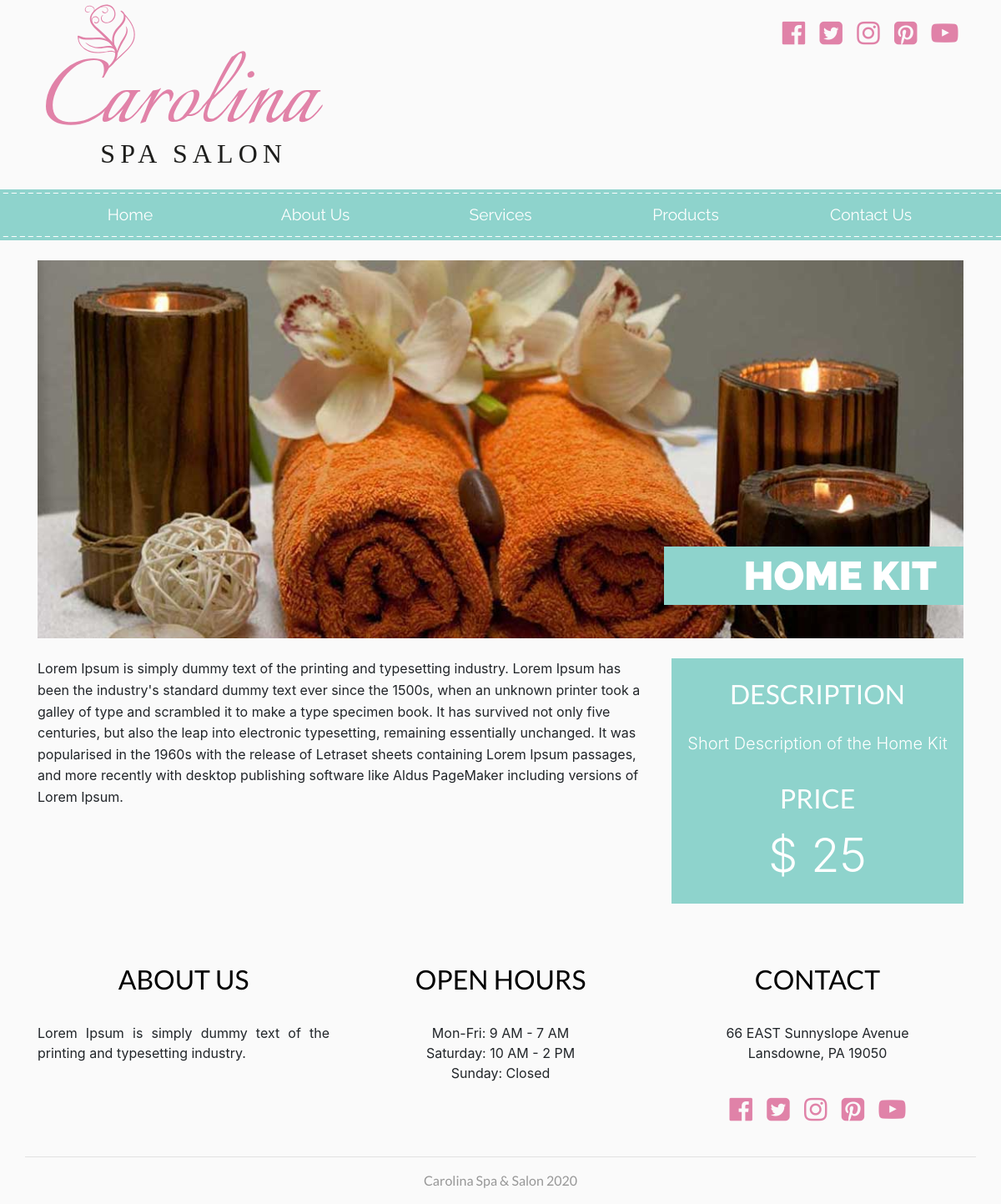
The app's page /product.php?product=1 with its own data.
### tables this page shows
CREATE TABLE `products` (
  `id` int(11) NOT NULL,
  `name` varchar(30) NOT NULL,
  `image_full` varchar(30) NOT NULL,
  `image_thumb` varchar(30) NOT NULL,
  `price` varchar(5) NOT NULL,
  `description` longtext NOT NULL,
  `short_description` varchar(50) NOT NULL
);

### product.php (the view, shortened to what this page needs)
<?php
	$id = $_GET['product'];
	try {
                require_once 'inc/db.php';
                $sql = 'SELECT `name`, `image_full`, `price`, `short_description`, `description` FROM `products` WHERE id = '.$id.' LIMIT 1 ';
                $result = $db->query($sql);
              } catch (Exception $e) {
                $error = $e->getMessage();
              }
              $rows = $result->num_rows;
              if(!$rows) {
                echo "No Results Found";
              } else {
                while ($product = $result->fetch_assoc()) {
    include 'templates/header.php';
    include 'templates/navigation.php';
?>
<div class="container pt-4">
	<div class="row no-gutters">
		<div class="col-12 hero">
			<img src="img/<?php echo $product['image_full']; ?>" class="img-fluid">
			<h2 class="text-uppercase d-none d-md-block"><?php echo $product['name']; ?></h2>
		</div>
	</div>
</div>
<div class="container py-4">
	<div class="row">
		<main class="col-lg-8 main-content">
			<p><?php echo $product['description']; ?></p>
		</main>
		<aside class="col-lg-4 pt-4 pt-lg-0 product_description">
			<h3 class="text-uppercase text-center mt-4">Description</h3>
			<p class="text-center lead p-3"><?php echo $product['short_description']; ?></p>
			<h3 class="text-uppercase text-center mt-2">Price</h3>
			<p class="display-4 text-center lead p-2">$ <?php echo $product['price']; ?></p>
		</aside>
	</div>
</div>
<?php
		}
	}
    include 'templates/footer.php'
?>

### templates/header.php (shortened to what this page needs)
<!DOCTYPE html>
<html lang="en">
  <head>
    <link rel="stylesheet" href="https://stackpath.bootstrapcdn.com/bootstrap/4.4.1/css/bootstrap.min.css">
    <link rel="stylesheet" href="css/font-awesome.min.css">
    <link rel="stylesheet" href="css/styles.css">
   </head>
  <body>
    <header class="side-header container">
        <div class="row justify-content-between">
              <div class="col-8 offset-2 col-lg-4 offset-lg-0">
                <a href="index.php">
                  <img src="img/logo.svg" class="img-fluid mx-auto d-block">
                </a>
              </div>
              <div class="col-12 col-lg-4">
                 <nav class="socials text-center text-md-right pt-3">
                   <ul>
                      <li><a href="http://facebook.com"><span class="sr-only">Facebook</span></a></li>
                      <li><a href="http://twitter.com"><span class="sr-only">Twitter</span></a></li>
                      <li><a href="http://instagram.com"><span class="sr-only">Instagram</span></a></li>
                      <li><a href="http://pinterest.com"><span class="sr-only">Pinterest</span></a></li>
                      <li><a href="http://youtube.com"><span class="sr-only">Youtube</span></a></li>
                    </ul>
                 </nav>
              </div>
        </div>
    </header>

### templates/navigation.php (shortened to what this page needs)
<div class="navigation mt-4 py-1">
    <nav class="main-nav py-1 navbar navbar-expand-lg navbar-light bg-faded">
      <?php
        $filename = basename($_SERVER['PHP_SELF']);
        $page = str_replace(".php", "", $filename);
      ?>
      <div class="container">
        <div class="collapse navbar-collapse" id="main-navigation">
            <ul class="nav nav-justified flex-column flex-sm-row">
                <li class="nav-item <?php echo ($page == 'index') ? 'active' : '' ?>">
                      <a href="index.php" class="nav-link">Home</a>
                </li>
                <li class="nav-item <?php echo ($page == 'index') ? 'about' : '' ?>">
                      <a href="about.php" class="nav-link">About Us</a>
                </li>
                <li class="nav-item <?php echo ($page == 'index') ? 'services' : '' ?>">
                      <a href="services.php" class="nav-link">Services</a>
                </li>
                <li class="nav-item <?php echo ($page == 'index') ? 'products' : '' ?>">
                      <a href="products.php" class="nav-link">Products</a>
                </li>
                <li class="nav-item <?php echo ($page == 'index') ? 'contact' : '' ?>">
                      <a href="contact.php" class="nav-link">Contact Us</a>
                </li>
            </ul>
        </div>
      </div>
    </nav>
</div>

### css/styles.css (style rules this page uses)
body { background-color: #fafafa; }
.socials ul { list-style: none; }
.socials ul li { position: relative; display: inline-block; }
.socials ul li a::before { font-family: 'FontAwesome'; display: inline-block; vertical-align: top; padding: 0 .4rem; content: '\f08e'; color: #e082a8; -webkit-font-smoothing: antialiased; font-size: 2rem; }
.socials ul li a[href*="facebook.com"]::before { content: '\f230'; }
.socials ul li a[href*="twitter.com"]::before { content: '\f081'; }
.socials ul li a[href*="instagram.com"]::before { content: '\f16d'; }
.socials ul li a[href*="pinterest.com"]::before { content: '\f0d3'; }
.socials ul li a[href*="youtube.com"]::before { content: '\f16a'; }
.navigation { background-color: #8ed3cc; }
.bg-faded { background-color: transparent; }
.flex-sm-row { width: 100%; }
nav.main-nav { background-image: url(../img/border_horizontal.png), url(../img/border_horizontal.png); background-repeat: repeat-x; background-position: 0px top, 0px bottom; }
nav.main-nav .nav-item { transition: background-color .3s ease; }
nav.main-nav .nav-link { font-size: 1.2rem; color: #fff; font-family: 'Raleway', sans-serif; }
h2 { font-size: 2.4rem; color: black; }
h2, h3 { font-family: 'Lato', sans-serif; color: black; line-height: 2.4rem; }
h3 { font-size: 2rem; }
.hero { position: relative; }
.hero h2 { background-color: #8ed3cc; position: absolute; bottom: 2rem; right: 0; padding: 1rem 2rem 1rem 6rem; font-family: 'Raleway', sans-serif; font-weight: 900; font-size: 3rem; color: #fff; }
.main-content p { line-height: 1.6rem; }
aside.discount, aside.product_description { background-color: #8ed3cc; color: #ffffff; -moz-background-clip: content-box; -webkit-background-clip: content-box; background-clip: content-box; }
aside.discount h3, aside.product_description h3 { color: #ffffff; }

### records on screen
products: image_full (picture), name "HOME KIT", description "Lorem Ipsum is simply dummy text of the printing and typesetting industry. Lorem Ipsum has been the industry's standard dummy text ever since the 1500s, when an unknown printer took a galley of type and scrambled it to make a type specimen book. It has survived not only five centuries, but also the leap into electronic typesetting, remaining essentially unchanged. It was popularised in the 1960s with the release of Letraset sheets containing Lorem Ipsum passages, and more recently with desktop publishing software like Aldus PageMaker including versions of Lorem Ipsum.", short_description "Short Description of the Home Kit", price "25"
